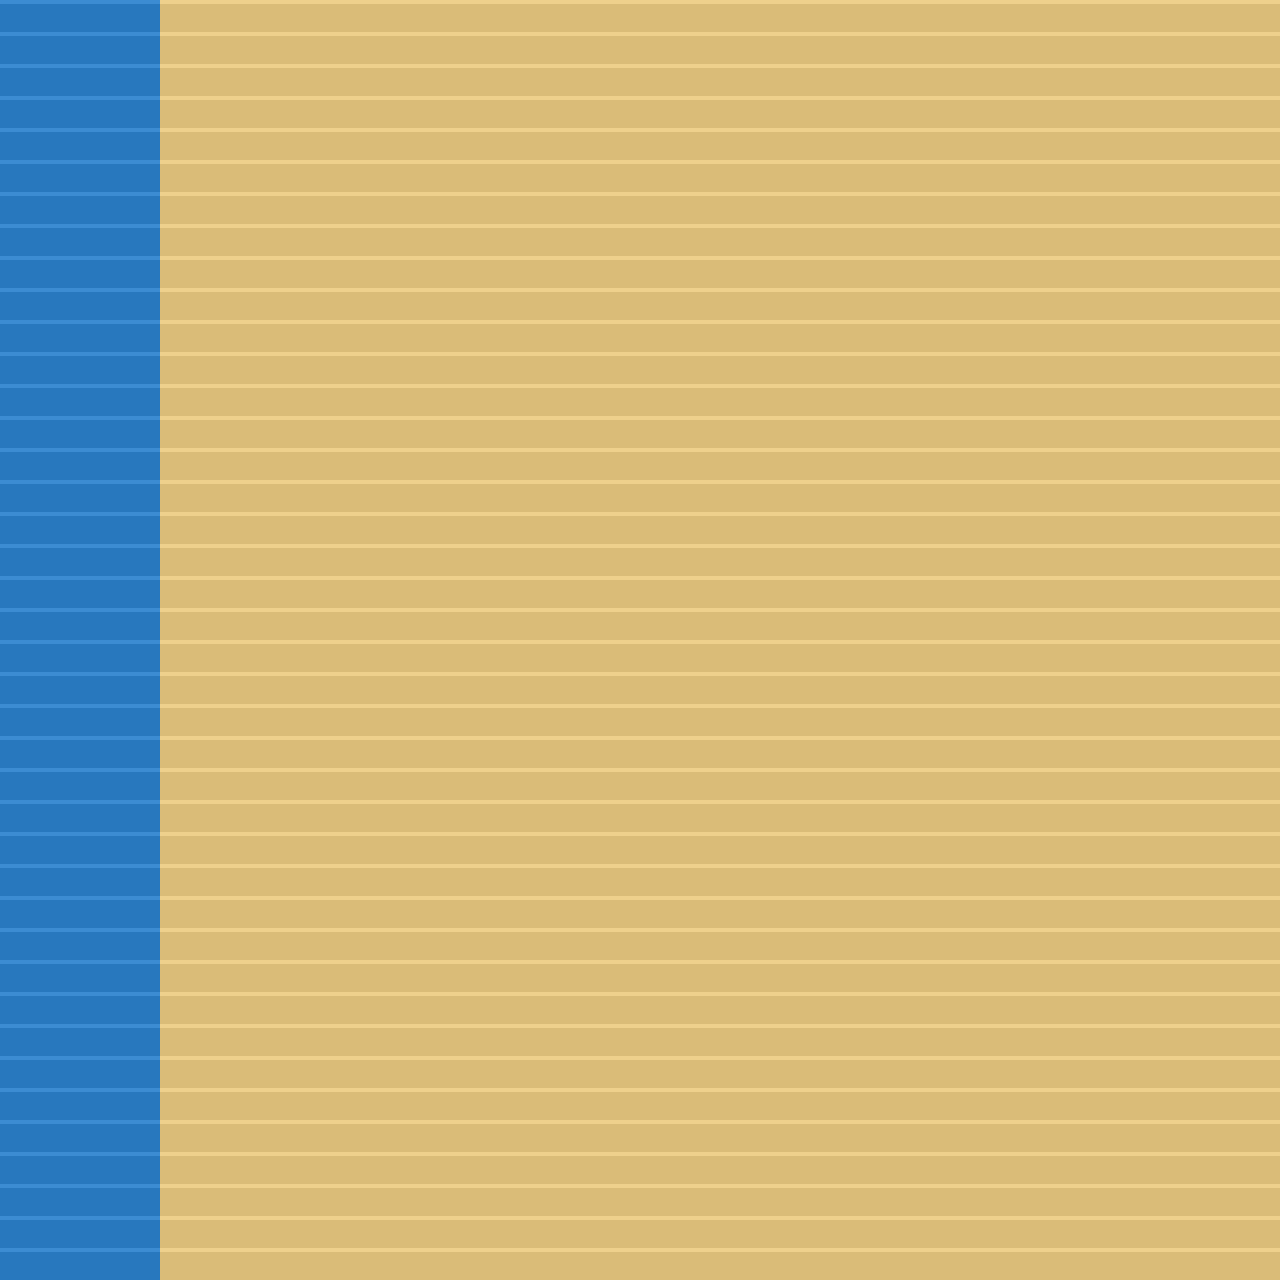

This game map was drawn from its Tiled (.tmx) file and the tilesets committed beside it. A one-line description and the trimmed map source follow:
An orthogonal 40x40 tile map with 32x32 px tiles, 7 tile layers (Ground, Ground_Detail, Water, Cliffs, ...) and 4 objects.

<map version="1.10" tiledversion="1.10.2" orientation="orthogonal" renderorder="right-down" width="40" height="40" tilewidth="32" tileheight="32" infinite="0" nextlayerid="11" nextobjectid="200">
 <tileset firstgid="1" source="../../Tilesets/Tiraka/tiraka.tsx" />
 <layer id="1" name="Ground" width="40" height="40">
  <data>[1600 cells, 1600 non-empty, 1 distinct tile ids]</data>
 </layer>
 <layer id="2" name="Ground_Detail" width="40" height="40">
  <data>[1600 cells, 0 non-empty, 0 distinct tile ids]</data>
 </layer>
 <layer id="3" name="Water" width="40" height="40">
  <data>[1600 cells, 200 non-empty, 1 distinct tile ids]</data>
 </layer>
 <layer id="4" name="Cliffs" width="40" height="40">
  <data>[1600 cells, 0 non-empty, 0 distinct tile ids]</data>
 </layer>
 <layer id="5" name="Rocks" width="40" height="40">
  <data>[1600 cells, 0 non-empty, 0 distinct tile ids]</data>
 </layer>
 <layer id="6" name="Props_Low" width="40" height="40">
  <data>[1600 cells, 0 non-empty, 0 distinct tile ids]</data>
 </layer>
 <layer id="7" name="Props_High" width="40" height="40">
  <data>[1600 cells, 0 non-empty, 0 distinct tile ids]</data>
 </layer>
 <objectgroup id="8" name="Collisions">
  <object id="1" x="0" y="0" width="160" height="1280">
   <properties>
    <property name="CollisionType" value="WaterBlock" />
   </properties>
  </object>
 </objectgroup>
 <objectgroup id="9" name="Spawns">
  <object id="101" x="320" y="320">
   <properties>
    <property name="Id" value="1" />
    <property name="SpawnType" value="PlayerStart" />
   </properties>
   <point />
  </object>
  <object id="102" x="384" y="384">
   <properties>
    <property name="Id" value="100" />
    <property name="SpawnType" value="NPC" />
    <property name="Faction" value="Neutral" />
    <property name="LevelRange" value="1" />
    <property name="RespawnSeconds" value="0" />
    <property name="Radius" value="0" />
   </properties>
   <point />
  </object>
 </objectgroup>
 <objectgroup id="10" name="Triggers">
  <object id="201" x="1216" y="320" width="32" height="64">
   <properties>
    <property name="TriggerType" value="MapTransition" />
    <property name="Id" value="100" />
    <property name="TargetMapId" value="2" />
    <property name="TargetSpawnId" value="1" />
    <property name="Cooldown" value="0" />
    <property name="OncePerCharacter" value="false" />
    <property name="RequiredLevel" value="0" />
    <property name="RequiredFlags" value="" />
   </properties>
  </object>
 </objectgroup>
</map>
